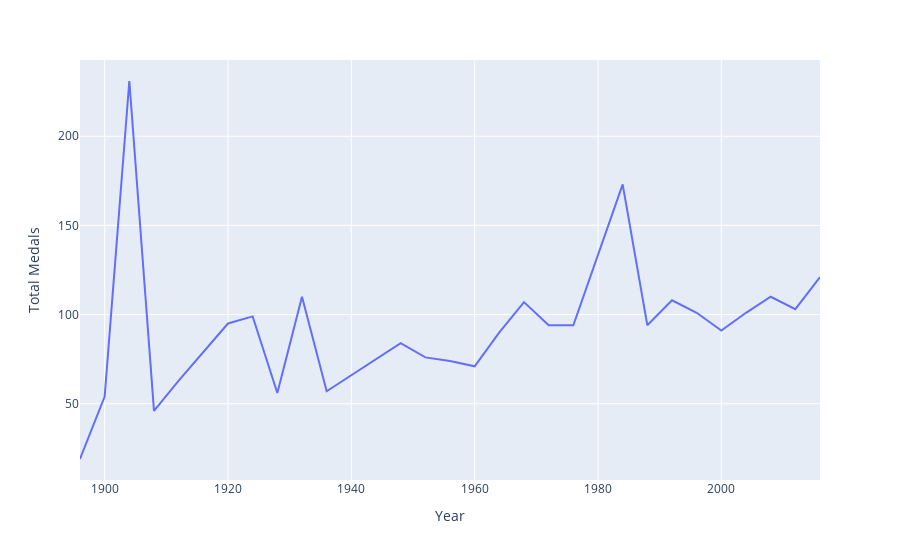

The cell this chart's notebook holds for it:
### Code cell
fig = px.line(temp_df, x="Year", y="Total Medals")
fig.show()

### Figure 1 — Plotly figure (JSON) as saved in the notebook; plotly's stock layout.template omitted (floating-point values rounded to 4 significant figures)
{"data": [{"hovertemplate": "Year=%{x}<br>Total Medals=%{y}<extra></extra>", "legendgroup": "", "line": {"color": "#636efa", "dash": "solid"}, "marker": {"symbol": "circle"}, "mode": "lines", "name": "", "orientation": "v", "showlegend": false, "type": "scatter", "x": [1896, 1900, 1904, 1908, 1912, 1920, 1924, 1928, 1932, 1936, 1948, 1952, 1956, 1960, 1964, 1968, 1972, 1976, 1984, 1988, 1992, 1996, 2000, 2004, 2008, 2012, 2016], "xaxis": "x", "y": [19, 54, 231, 46, 63, 95, 99, 56, 110, 57, 84, 76, 74, 71, 90, 107, 94, 94, 173, 94, 108, 101, 91, 101, 110, 103, 121], "yaxis": "y"}], "layout": {"legend": {"tracegroupgap": 0}, "margin": {"t": 60}, "xaxis": {"anchor": "y", "domain": [0, 1], "title": {"text": "Year"}}, "yaxis": {"anchor": "x", "domain": [0, 1], "title": {"text": "Total Medals"}}}}
